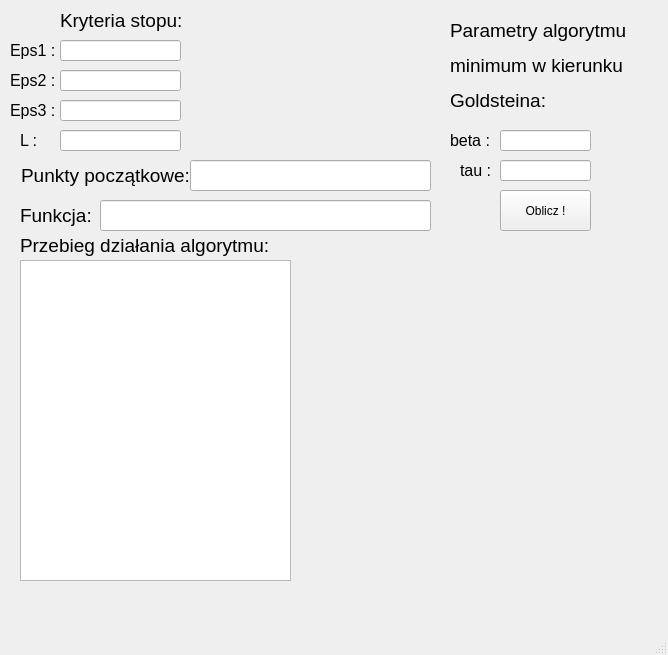
<?xml version="1.0" encoding="UTF-8"?>
<ui version="4.0">
 <class>MainWindow</class>
 <widget class="QMainWindow" name="MainWindow">
  <property name="geometry">
   <rect>
    <x>0</x>
    <y>0</y>
    <width>668</width>
    <height>655</height>
   </rect>
  </property>
  <property name="windowTitle">
   <string>MainWindow</string>
  </property>
  <widget class="QWidget" name="centralwidget">
   <widget class="QLineEdit" name="Eps1">
    <property name="geometry">
     <rect>
      <x>60</x>
      <y>40</y>
      <width>121</width>
      <height>21</height>
     </rect>
    </property>
    <property name="text">
     <string/>
    </property>
   </widget>
   <widget class="QLineEdit" name="Eps2">
    <property name="geometry">
     <rect>
      <x>60</x>
      <y>70</y>
      <width>121</width>
      <height>21</height>
     </rect>
    </property>
    <property name="text">
     <string/>
    </property>
   </widget>
   <widget class="QLineEdit" name="Eps3">
    <property name="geometry">
     <rect>
      <x>60</x>
      <y>100</y>
      <width>121</width>
      <height>21</height>
     </rect>
    </property>
    <property name="text">
     <string/>
    </property>
   </widget>
   <widget class="QLineEdit" name="Beta">
    <property name="geometry">
     <rect>
      <x>500</x>
      <y>130</y>
      <width>91</width>
      <height>21</height>
     </rect>
    </property>
    <property name="text">
     <string/>
    </property>
   </widget>
   <widget class="QLineEdit" name="tau">
    <property name="geometry">
     <rect>
      <x>500</x>
      <y>160</y>
      <width>91</width>
      <height>21</height>
     </rect>
    </property>
    <property name="text">
     <string/>
    </property>
   </widget>
   <widget class="QLineEdit" name="L">
    <property name="geometry">
     <rect>
      <x>60</x>
      <y>130</y>
      <width>121</width>
      <height>21</height>
     </rect>
    </property>
    <property name="text">
     <string/>
    </property>
   </widget>
   <widget class="QPushButton" name="oblicz">
    <property name="geometry">
     <rect>
      <x>500</x>
      <y>190</y>
      <width>91</width>
      <height>41</height>
     </rect>
    </property>
    <property name="text">
     <string>Oblicz !</string>
    </property>
   </widget>
   <widget class="QLabel" name="label">
    <property name="geometry">
     <rect>
      <x>130</x>
      <y>490</y>
      <width>47</width>
      <height>13</height>
     </rect>
    </property>
    <property name="text">
     <string/>
    </property>
   </widget>
   <widget class="QLabel" name="label_2">
    <property name="geometry">
     <rect>
      <x>60</x>
      <y>0</y>
      <width>121</width>
      <height>41</height>
     </rect>
    </property>
    <property name="frameShape">
     <enum>QFrame::NoFrame</enum>
    </property>
    <property name="text">
     <string>&lt;html&gt;&lt;head/&gt;&lt;body&gt;&lt;p align=&quot;center&quot;&gt;&lt;span style=&quot; font-size:14pt;&quot;&gt;Kryteria stopu:&lt;/span&gt;&lt;/p&gt;&lt;/body&gt;&lt;/html&gt;</string>
    </property>
   </widget>
   <widget class="QLabel" name="label_3">
    <property name="geometry">
     <rect>
      <x>10</x>
      <y>30</y>
      <width>51</width>
      <height>41</height>
     </rect>
    </property>
    <property name="frameShape">
     <enum>QFrame::NoFrame</enum>
    </property>
    <property name="text">
     <string>&lt;html&gt;&lt;head/&gt;&lt;body&gt;&lt;p&gt;&lt;span style=&quot; font-size:12pt;&quot;&gt;Eps1 : &lt;/span&gt;&lt;/p&gt;&lt;/body&gt;&lt;/html&gt;</string>
    </property>
   </widget>
   <widget class="QLabel" name="label_4">
    <property name="geometry">
     <rect>
      <x>10</x>
      <y>60</y>
      <width>51</width>
      <height>41</height>
     </rect>
    </property>
    <property name="frameShape">
     <enum>QFrame::NoFrame</enum>
    </property>
    <property name="text">
     <string>&lt;html&gt;&lt;head/&gt;&lt;body&gt;&lt;p&gt;&lt;span style=&quot; font-size:12pt;&quot;&gt;Eps2 : &lt;/span&gt;&lt;/p&gt;&lt;/body&gt;&lt;/html&gt;</string>
    </property>
   </widget>
   <widget class="QLabel" name="label_5">
    <property name="geometry">
     <rect>
      <x>10</x>
      <y>90</y>
      <width>51</width>
      <height>41</height>
     </rect>
    </property>
    <property name="frameShape">
     <enum>QFrame::NoFrame</enum>
    </property>
    <property name="text">
     <string>&lt;html&gt;&lt;head/&gt;&lt;body&gt;&lt;p&gt;&lt;span style=&quot; font-size:12pt;&quot;&gt;Eps3 : &lt;/span&gt;&lt;/p&gt;&lt;/body&gt;&lt;/html&gt;</string>
    </property>
   </widget>
   <widget class="QLabel" name="label_6">
    <property name="geometry">
     <rect>
      <x>20</x>
      <y>120</y>
      <width>31</width>
      <height>41</height>
     </rect>
    </property>
    <property name="frameShape">
     <enum>QFrame::NoFrame</enum>
    </property>
    <property name="text">
     <string>&lt;html&gt;&lt;head/&gt;&lt;body&gt;&lt;p&gt;&lt;span style=&quot; font-size:12pt;&quot;&gt;L : &lt;/span&gt;&lt;/p&gt;&lt;/body&gt;&lt;/html&gt;</string>
    </property>
   </widget>
   <widget class="QLabel" name="label_7">
    <property name="geometry">
     <rect>
      <x>450</x>
      <y>10</y>
      <width>191</width>
      <height>111</height>
     </rect>
    </property>
    <property name="frameShape">
     <enum>QFrame::NoFrame</enum>
    </property>
    <property name="text">
     <string>&lt;html&gt;&lt;head/&gt;&lt;body&gt;&lt;p&gt;&lt;span style=&quot; font-size:14pt;&quot;&gt;Parametry algorytmu &lt;/span&gt;&lt;/p&gt;&lt;p&gt;&lt;span style=&quot; font-size:14pt;&quot;&gt;minimum w kierunku &lt;/span&gt;&lt;/p&gt;&lt;p&gt;&lt;span style=&quot; font-size:14pt;&quot;&gt;       Goldsteina:&lt;/span&gt;&lt;/p&gt;&lt;/body&gt;&lt;/html&gt;</string>
    </property>
   </widget>
   <widget class="QLabel" name="label_8">
    <property name="geometry">
     <rect>
      <x>450</x>
      <y>120</y>
      <width>51</width>
      <height>41</height>
     </rect>
    </property>
    <property name="frameShape">
     <enum>QFrame::NoFrame</enum>
    </property>
    <property name="text">
     <string>&lt;html&gt;&lt;head/&gt;&lt;body&gt;&lt;p&gt;&lt;span style=&quot; font-size:12pt;&quot;&gt;beta :&lt;/span&gt;&lt;/p&gt;&lt;/body&gt;&lt;/html&gt;</string>
    </property>
   </widget>
   <widget class="QLabel" name="label_9">
    <property name="geometry">
     <rect>
      <x>460</x>
      <y>150</y>
      <width>51</width>
      <height>41</height>
     </rect>
    </property>
    <property name="frameShape">
     <enum>QFrame::NoFrame</enum>
    </property>
    <property name="text">
     <string>&lt;html&gt;&lt;head/&gt;&lt;body&gt;&lt;p&gt;&lt;span style=&quot; font-size:12pt;&quot;&gt;tau :&lt;/span&gt;&lt;/p&gt;&lt;/body&gt;&lt;/html&gt;</string>
    </property>
   </widget>
   <widget class="QLabel" name="label_10">
    <property name="geometry">
     <rect>
      <x>20</x>
      <y>160</y>
      <width>171</width>
      <height>31</height>
     </rect>
    </property>
    <property name="frameShape">
     <enum>QFrame::NoFrame</enum>
    </property>
    <property name="text">
     <string>&lt;html&gt;&lt;head/&gt;&lt;body&gt;&lt;p align=&quot;center&quot;&gt;&lt;span style=&quot; font-size:14pt;&quot;&gt;Punkty początkowe:&lt;/span&gt;&lt;/p&gt;&lt;/body&gt;&lt;/html&gt;</string>
    </property>
   </widget>
   <widget class="QLabel" name="label_11">
    <property name="geometry">
     <rect>
      <x>20</x>
      <y>200</y>
      <width>91</width>
      <height>31</height>
     </rect>
    </property>
    <property name="frameShape">
     <enum>QFrame::NoFrame</enum>
    </property>
    <property name="text">
     <string>&lt;html&gt;&lt;head/&gt;&lt;body&gt;&lt;p&gt;&lt;span style=&quot; font-size:14pt;&quot;&gt;  Funkcja:&lt;/span&gt;&lt;/p&gt;&lt;/body&gt;&lt;/html&gt;</string>
    </property>
   </widget>
   <widget class="QLabel" name="label_12">
    <property name="geometry">
     <rect>
      <x>20</x>
      <y>230</y>
      <width>281</width>
      <height>31</height>
     </rect>
    </property>
    <property name="font">
     <font>
      <pointsize>14</pointsize>
     </font>
    </property>
    <property name="text">
     <string>Przebieg działania algorytmu:</string>
    </property>
   </widget>
   <widget class="QLineEdit" name="funkcja">
    <property name="geometry">
     <rect>
      <x>100</x>
      <y>200</y>
      <width>331</width>
      <height>31</height>
     </rect>
    </property>
    <property name="font">
     <font>
      <pointsize>11</pointsize>
     </font>
    </property>
    <property name="text">
     <string/>
    </property>
   </widget>
   <widget class="QLineEdit" name="punkty_p">
    <property name="geometry">
     <rect>
      <x>190</x>
      <y>160</y>
      <width>241</width>
      <height>31</height>
     </rect>
    </property>
    <property name="font">
     <font>
      <pointsize>11</pointsize>
     </font>
    </property>
    <property name="text">
     <string/>
    </property>
   </widget>
   <widget class="QTextBrowser" name="Logi">
    <property name="geometry">
     <rect>
      <x>20</x>
      <y>260</y>
      <width>271</width>
      <height>321</height>
     </rect>
    </property>
   </widget>
  </widget>
  <widget class="QMenuBar" name="menubar">
   <property name="geometry">
    <rect>
     <x>0</x>
     <y>0</y>
     <width>668</width>
     <height>25</height>
    </rect>
   </property>
  </widget>
  <widget class="QStatusBar" name="statusbar"/>
 </widget>
 <resources/>
 <connections/>
</ui>
